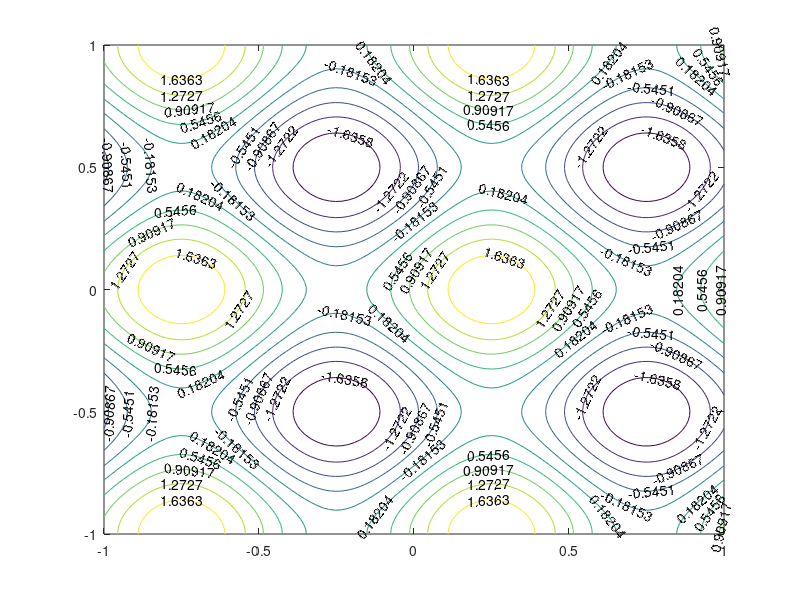

Source code (MATLAB): (Note: this script raises an error after producing the figure.)
%%Replacement Phase
N =100000
Min = -1;
Max = 1;
modas = 2
%%Initialization
Population = Min + rand(N, 2)*(Max-Min);
Di=1.0

x = Min:0.2:Max;
y = Min:0.2:Max;
x = linspace(Min,Max); 
y = linspace(Min,Max);

[X,Y] = meshgrid(x,y);
%Z = -X.^2 - Y.^2;
Z = sin(X*modas*pi) + cos(Y*modas*pi);
figure
s = contour(X,Y,Z,'ShowText','on');
%hold on
%Z = (1-X).^2 + 100*(Y-X.^2).^2;

%Evaluate points

Penalized = []
Reference_Point= []
Candidate = []
Survivors = []
FSurvivors = []
pause(5)
count = 0

%Ranks = zeros(500,2)
F = sin(Population(:,1)*modas*pi) + cos(Population(:,2)*modas*pi); %%Evaluate the population
%Sort the best individuals...
[Candidate, I] = sort(F); %%sort by fitness
Candidate = I;%Population(I,:)
% hold on
%s = scatter( Candidate(:,1), Candidate(:,2), 90, 'filled');
% hold on
while size(Candidate,1) >= 2  %%Select the best individuals inside the constraints
 %Select the best individual with max fitness
   Survivors = [Survivors; Candidate(1)];
  best = Candidate(1)
  Candidate = removerows(Candidate,'ind',1);
  [IndexDistances, Distances] = knnsearch(Population(Candidate,:), Population(best,:), 'k', size(Population(Candidate,:),1));
 
  Penalized = [Penalized ; Candidate(IndexDistances(Distances<=Di),:)];
  Candidate = removerows(Candidate,'ind',IndexDistances(Distances<=Di));
end
%Identify attraction bassis...
FPenalized = sin(Population(Penalized,1)*modas*pi) + cos(Population(Penalized,2)*modas*pi);
FSurvivors = sin(Population(Survivors,1)*modas*pi) + cos(Population(Survivors,2)*modas*pi);
[Mdistances Mindex] = knnsearch(Population(Penalized,:), Population(Survivors,:), 'k', size(Population(Survivors,:),1));

hold on
%Ranks(i) = Niche_i
  s = scatter( Population(Survivors,1), Population(Survivors,2), 90, 'filled');